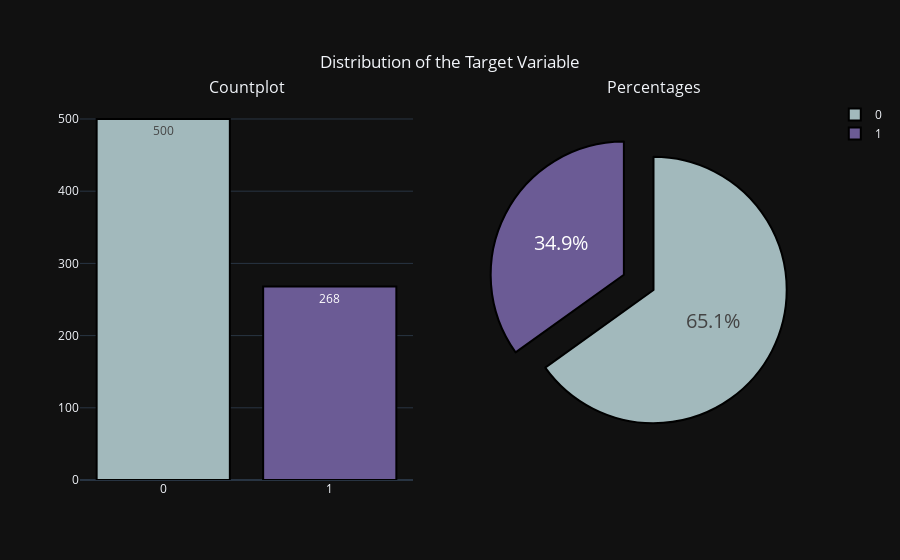

The notebook cell saved with this chart:
### Code cell
tar_var_summary(df, "Outcome")

### Figure 1 — Plotly figure (JSON) as saved in the notebook; plotly's stock layout.template omitted (floating-point values rounded to 4 significant figures)
{"data": [{"marker": {"color": ["#a2b9bc", "#6b5b95", "#b2ad7f", "#feb236", "#b5e7a0", "#878f99", "#d64161", "#86af49", "#ff7b25"], "line": {"color": "black", "width": 2}}, "showlegend": false, "text": ["500", "268"], "textposition": "auto", "type": "bar", "x": ["0", "1"], "xaxis": "x", "y": [500, 268], "yaxis": "y"}, {"domain": {"x": [0.55, 1.0], "y": [0.0, 1.0]}, "hoverinfo": "label", "labels": [0, 1], "marker": {"colors": ["#a2b9bc", "#6b5b95", "#b2ad7f", "#feb236", "#b5e7a0", "#878f99", "#d64161", "#86af49", "#ff7b25"], "line": {"color": "black", "width": 2}}, "pull": [0, 0.25], "textfont": {"size": 20}, "textinfo": "percent", "textposition": "auto", "type": "pie", "values": [500, 268]}], "layout": {"annotations": [{"font": {"size": 16}, "showarrow": false, "text": "Countplot", "x": 0.225, "xanchor": "center", "xref": "paper", "y": 1.0, "yanchor": "bottom", "yref": "paper"}, {"font": {"size": 16}, "showarrow": false, "text": "Percentages", "x": 0.775, "xanchor": "center", "xref": "paper", "y": 1.0, "yanchor": "bottom", "yref": "paper"}], "title": {"text": "Distribution of the Target Variable", "x": 0.5, "xanchor": "center", "y": 0.9, "yanchor": "top"}, "xaxis": {"anchor": "y", "domain": [0.0, 0.45]}, "yaxis": {"anchor": "x", "domain": [0.0, 1.0]}}}
